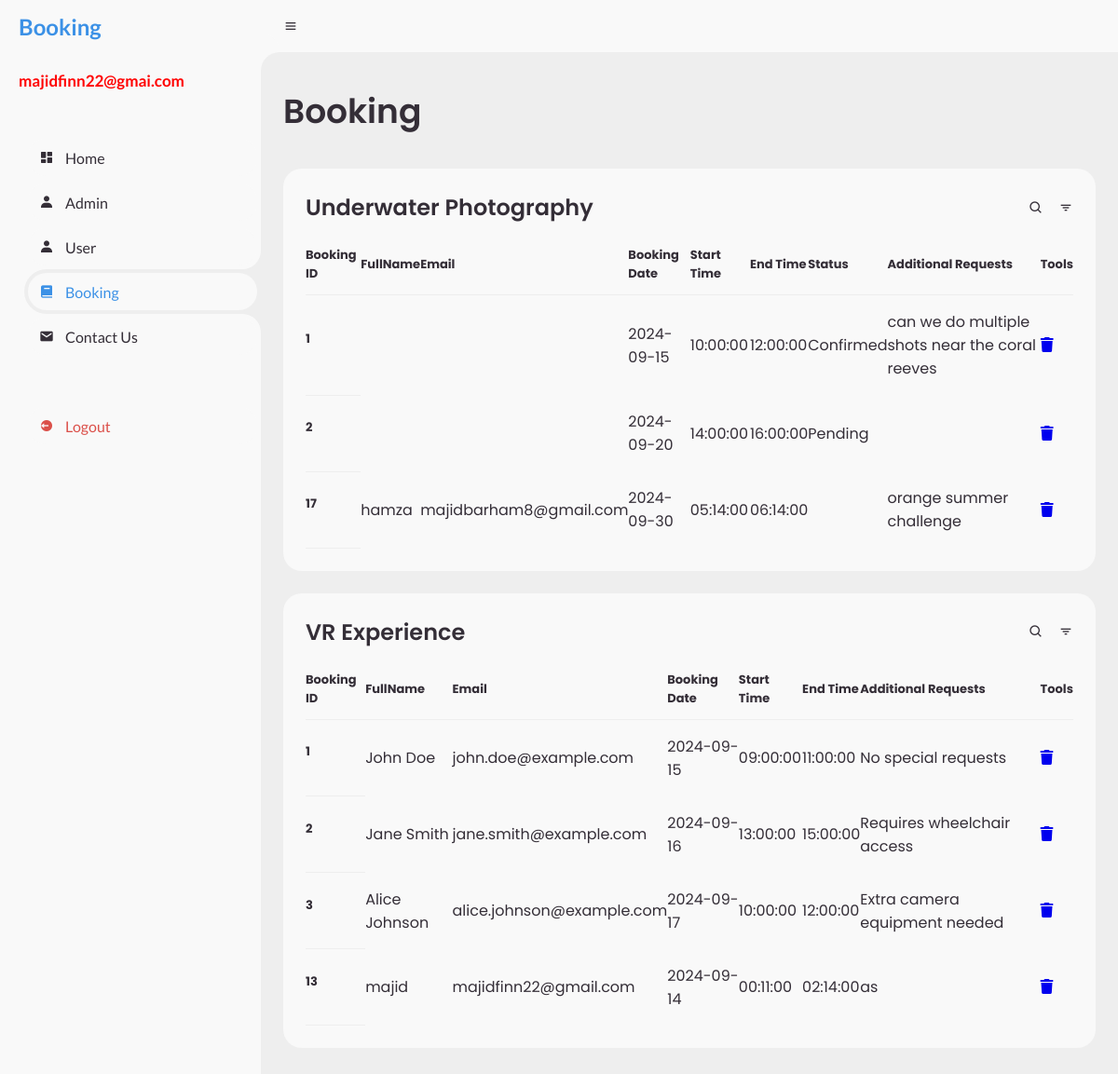
The app's page /admin/booking.php (signed in) with its own data.
### tables this page shows
CREATE TABLE `booking` (
  `booking_id` int(11) NOT NULL,
  `booking_date` date DEFAULT NULL,
  `start_time` time DEFAULT NULL,
  `end_time` time DEFAULT NULL,
  `status` varchar(50) DEFAULT NULL,
  `Additional_Requests` varchar(500) NOT NULL,
  `FullName` varchar(255) NOT NULL,
  `email` varchar(255) NOT NULL
);

CREATE TABLE `booking_vr2` (
  `booking_id` int(11) NOT NULL,
  `FullName` varchar(255) NOT NULL,
  `email` varchar(255) NOT NULL,
  `booking_date` date NOT NULL,
  `start_time` time NOT NULL,
  `end_time` time NOT NULL,
  `Additional_Requests` text DEFAULT NULL
);

### admin/booking.php (the view, shortened to what this page needs)
<?php
include '../components/connect.php';
$admin_id = $_SESSION['admin_id'];
?>
<!DOCTYPE html>
<html lang="en">
<head>
    <link rel="stylesheet" href="https://cdnjs.cloudflare.com/ajax/libs/font-awesome/6.1.1/css/all.min.css">
    <link href='https://unpkg.com/boxicons@2.0.9/css/boxicons.min.css' rel='stylesheet'>
    <link href='https://cdn.jsdelivr.net/npm/fullcalendar@5.11.3/main.min.css' rel='stylesheet' />
    <link rel="stylesheet" href="style.css">
    <link rel="stylesheet" href="../booking.css">
</head>
<body>
    <section id="sidebar">
        <a href="dashboard.php" class="brand">
            <span class="text text2">Booking</span>
        </a>
        <?php
        $select_accounts = $conn->prepare("SELECT * FROM `admins` WHERE admin_id = '$admin_id'");
        $select_accounts->execute();
        if ($select_accounts->rowCount() > 0) {
            while ($fetch_accounts = $select_accounts->fetch(PDO::FETCH_ASSOC)) {
        ?>
		<span class="text brand1">
			 <?= $fetch_accounts['name'] ?>
		</span>
		<?php
            }
        }
        ?>
		<ul class="side-menu top">
			<li>
				<a href="dashboard.php">
					<i class='bx bxs-dashboard'></i>
					<span class="text">Home</span>
				</a>
			</li>
			<li>
				<a href="admin.php">
					<i class='bx bxs-user'></i>
					<span class="text">Admin</span>
				</a>
			</li>
			<li class="user.php">
				<a href="user.php">
					<i class='bx bxs-user'></i>
					<span class="text">User</span>
				</a>
			</li>
            <li class="active">
				<a href="booking.php">
					<i class='bx bxs-book'></i>
					<span class="text">Booking</span>
				</a>
			</li>
			<li>
				<a href="contact_us.php">
					<i class='bx bxs-envelope'></i>
					<span class="text">Contact Us</span>
				</a>
			</li>
		</ul>
		<ul class="side-menu">
			<li>
				<a href="../components/admin_logout.php" class="logout">
					<i class='bx bxs-log-out-circle'></i>
					<span class="text">Logout</span>
				</a>
			</li>
		</ul>
	</section>
    <section id="content">
        <nav>
            <i class='bx bx-menu'></i>
        </nav>
        <main>
            <div class="head-title">
                <div class="left">
                    <h1>Booking</h1>
                </div>
            </div>
			<div class="table-data">
				<div class="order">
					<div class="head">
						<h3>Underwater Photography</h3>
						<i class='bx bx-search' ></i>
						<i class='bx bx-filter' ></i>
					</div>
					<table>
						<thead>
							<tr>
                                <th>Booking ID</th>
                                <th>FullName</th>
								<th>Email</th>
                                <th>Booking Date</th>
                                <th>Start Time</th>
                                <th>End Time</th>
                                <th>Status</th>
                                <th>Additional Requests</th>
                                <th>Tools</th>
							</tr>
						</thead>
						<tbody>
                        <?php
							$select_accounts = $conn->prepare("SELECT * FROM `booking`");
							$select_accounts->execute();
							if($select_accounts->rowCount() > 0){
								while($fetch_accounts = $select_accounts->fetch(PDO::FETCH_ASSOC)){
						?>
							<tr>
								<th scope="row"><?= $fetch_accounts['booking_id']; ?></th>
								<td><?= $fetch_accounts['FullName']; ?></td>
								<td><?= $fetch_accounts['email']; ?></td>
								<td><?= $fetch_accounts['booking_date']; ?></td>
								<td><?= $fetch_accounts['start_time']; ?></td>
								<td><?= $fetch_accounts['end_time']; ?></td>
								<td><?= $fetch_accounts['status']; ?></td>
								<td><?= $fetch_accounts['Additional_Requests']; ?></td>
								<td><a href="admin.php?delete=<?= $fetch_accounts['booking_id']; ?>" onclick="return confirm('delete this account? the user related information will also be deleted!')"><i class="fa-solid fa-trash"></i></a></td>
							</tr>
						<?php
								}
							}else{
								echo '<p class="empty">No accounts available!</p>';
							}
						?>
						</tbody>
					</table>
                </div>
            </div>
			<div class="table-data">
				<div class="order">
					<div class="head">
						<h3>VR Experience</h3>
						<i class='bx bx-search' ></i>
						<i class='bx bx-filter' ></i>
					</div>
					<table>
						<thead>
							<tr>
                                <th>Booking ID</th>
                                <th>FullName</th>
								<th>Email</th>
                                <th>Booking Date</th>
                                <th>Start Time</th>
                                <th>End Time</th>
                                <th>Additional Requests</th>
                                <th>Tools</th>
							</tr>
						</thead>
						<tbody>
                        <?php
							$select_accounts = $conn->prepare("SELECT * FROM `booking_vr2`");
							$select_accounts->execute();
							if($select_accounts->rowCount() > 0){
								while($fetch_accounts = $select_accounts->fetch(PDO::FETCH_ASSOC)){
						?>
							<tr>
								<th scope="row"><?= $fetch_accounts['booking_id']; ?></th>
								<td><?= $fetch_accounts['FullName']; ?></td>
								<td><?= $fetch_accounts['email']; ?></td>
								<td><?= $fetch_accounts['booking_date']; ?></td>
								<td><?= $fetch_accounts['start_time']; ?></td>
								<td><?= $fetch_accounts['end_time']; ?></td>
								<td><?= $fetch_accounts['Additional_Requests']; ?></td>
								<td><a href="admin.php?delete=<?= $fetch_accounts['booking_id']; ?>" onclick="return confirm('delete this account? the user related information will also be deleted!')"><i class="fa-solid fa-trash"></i></a></td>
							</tr>
						<?php
								}
							}else{
								echo '<p class="empty">No accounts available!</p>';
							}
						?>
						</tbody>
					</table>
                </div>
            </div>
        </main>
    </section>
</body>
</html>

### admin/style.css (style rules this page uses)
* { margin: 0; padding: 0; box-sizing: border-box; }
a { text-decoration: none; }
li { list-style: none; }
:root { --poppins: 'Poppins', sans-serif; --lato: 'Lato', sans-serif; --light: #F9F9F9; --blue: #185e5d; --light-blue: #CFE8FF; --grey: #eee; --dark-grey: #AAAAAA; --dark: #342E37; --red: #DB504A; --yellow: #FFCE26; --light-yellow: #FFF2C6; --orange: #FD7238; --light-orange: #FFE0D3; }
html { overflow-x: hidden; }
body { background: var(--grey); overflow-x: hidden; }
#sidebar { position: fixed; top: 0; left: 0; width: 280px; height: 100%; background: var(--light); z-index: 2000; font-family: var(--lato); transition: .3s ease; overflow-x: hidden; scrollbar-width: none; }
#sidebar .brand { font-size: 24px; font-weight: 700; height: 56px; display: flex; align-items: center; color: var(--blue); position: sticky; top: 0; left: 0; z-index: 500; box-sizing: content-box; }
.brand1 { font-size: 17px; font-weight: 700; color: red; padding-left: 0px; }
#sidebar .side-menu { width: 100%; margin-top: 48px; }
#sidebar .side-menu li { height: 48px; background: transparent; margin-left: 6px; border-radius: 48px 0 0 48px; padding: 4px; }
#sidebar .side-menu li.active { background: var(--grey); position: relative; }
#sidebar .side-menu li.active::before { content: ''; position: absolute; width: 40px; height: 40px; border-radius: 50%; top: -40px; right: 0; box-shadow: 20px 20px 0 var(--grey); z-index: -1; }
#sidebar .side-menu li.active::after { content: ''; position: absolute; width: 40px; height: 40px; border-radius: 50%; bottom: -40px; right: 0; box-shadow: 20px -20px 0 var(--grey); z-index: -1; }
#sidebar .side-menu li a { width: 100%; height: 100%; background: #F9F9F9; display: flex; align-items: center; border-radius: 48px; font-size: 16px; color: var(--dark); white-space: nowrap; overflow-x: hidden; }
#sidebar .side-menu.top li.active a { color: var(--blue); }
#sidebar .side-menu li a.logout { color: var(--red); }
#sidebar .side-menu li a .bx { min-width: calc(60px - ((4px + 6px) * 2)); display: flex; justify-content: center; }
#content { position: relative; width: calc(100% - 280px); left: 280px; transition: .3s ease; }
#content nav { height: 56px; background: #F9F9F9; padding: 0 24px; display: flex; align-items: center; grid-gap: 24px; font-family: var(--lato); position: sticky; top: 0; left: 0; z-index: 1000; }
#content nav::before { content: ''; position: absolute; width: 40px; height: 40px; bottom: -40px; left: 0; border-radius: 50%; box-shadow: -20px -20px 0 #F9F9F9; }
#content nav .bx.bx-menu { cursor: pointer; color: #F9F9F9; }
#content main { width: 100%; padding: 36px 24px; font-family: var(--poppins); max-height: calc(100vh - 56px); overflow-y: auto; }
#content main .head-title { display: flex; align-items: center; justify-content: space-between; grid-gap: 16px; flex-wrap: wrap; }
#content main .head-title .left h1 { font-size: 36px; font-weight: 600; margin-bottom: 10px; color: var(--dark); }
#content main .table-data { display: flex; flex-wrap: wrap; grid-gap: 24px; margin-top: 24px; width: 100%; color: var(--dark); }
#content main .table-data>div { border-radius: 20px; background: var(--light); padding: 24px; overflow-x: auto; }
#content main .table-data .head { display: flex; align-items: center; grid-gap: 16px; margin-bottom: 24px; }
#content main .table-data .head h3 { margin-right: auto; font-size: 24px; font-weight: 600; }
#content main .table-data .head .bx { cursor: pointer; }
#content main .table-data .order { flex-grow: 1; flex-basis: 500px; }
#content main .table-data .order table { width: 100%; border-collapse: collapse; }
#content main .table-data .order table th { padding-bottom: 12px; font-size: 15px; text-align: left; border-bottom: 1px solid var(--grey); }
#content main .table-data .order table td { padding: 16px 0; }

### records on screen
booking: booking_id "1", booking_date "2024-09-15", start_time "10:00:00", end_time "12:00:00", status "Confirmed", Additional_Requests "can we do multiple shots near the coral reeves"
booking: booking_id "2", booking_date "2024-09-20", start_time "14:00:00", end_time "16:00:00", status "Pending"
booking: booking_id "17", FullName "hamza", email "majidbarham8@gmail.com", booking_date "2024-09-30", start_time "05:14:00", end_time "06:14:00", Additional_Requests "orange summer challenge"
booking_vr2: booking_id "1", FullName "John Doe", email "john.doe@example.com", booking_date "2024-09-15", start_time "09:00:00", end_time "11:00:00", Additional_Requests "No special requests"
booking_vr2: booking_id "2", FullName "Jane Smith", email "jane.smith@example.com", booking_date "2024-09-16", start_time "13:00:00", end_time "15:00:00", Additional_Requests "Requires wheelchair access"
booking_vr2: booking_id "3", FullName "Alice Johnson", email "alice.johnson@example.com", booking_date "2024-09-17", start_time "10:00:00", end_time "12:00:00", Additional_Requests "Extra camera equipment needed"
booking_vr2: booking_id "13", FullName "majid", email "majidfinn22@gmail.com", booking_date "2024-09-14", start_time "00:11:00", end_time "02:14:00", Additional_Requests "as"

### other values on screen
$fetch_accounts['name'] "majidfinn22@gmai.com"
